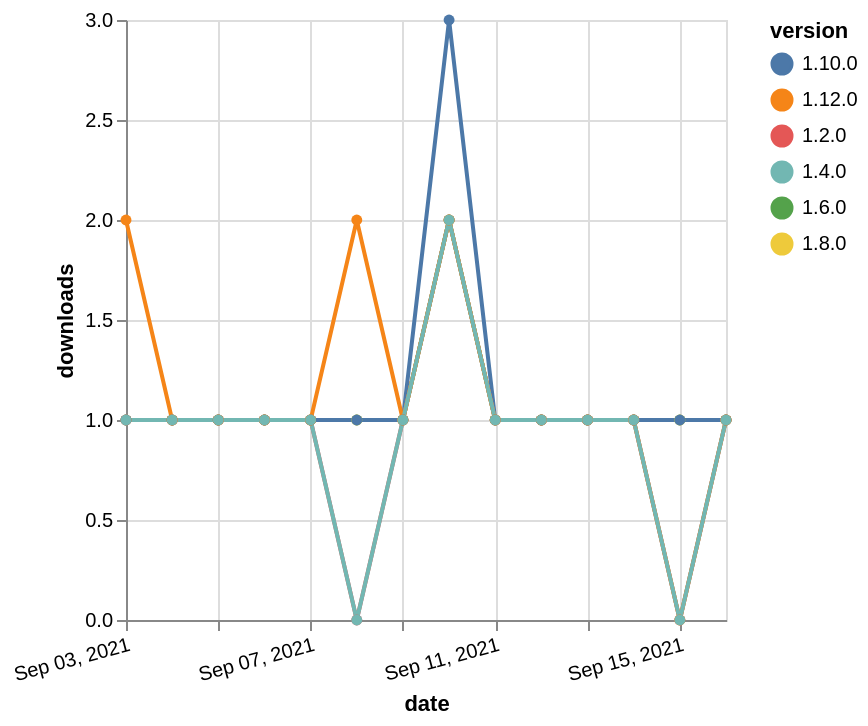

Write the Vega-Lite specification saved for this chart.
### Vega-Lite specification from a JSON file in a GitHub repository (floating-point values rounded to 4 significant figures)
{"$schema": "https://vega.github.io/schema/vega-lite/v5.json", "description": "A simple bar chart with embedded data.", "data": {"values": [{"date": "2021-09-03", "total": 194, "delta": 1, "version": "1.6.0"}, {"date": "2021-09-04", "total": 195, "delta": 1, "version": "1.6.0"}, {"date": "2021-09-05", "total": 196, "delta": 1, "version": "1.6.0"}, {"date": "2021-09-06", "total": 197, "delta": 1, "version": "1.6.0"}, {"date": "2021-09-07", "total": 198, "delta": 1, "version": "1.6.0"}, {"date": "2021-09-08", "total": 199, "delta": 1, "version": "1.6.0"}, {"date": "2021-09-09", "total": 200, "delta": 1, "version": "1.6.0"}, {"date": "2021-09-10", "total": 202, "delta": 2, "version": "1.6.0"}, {"date": "2021-09-11", "total": 203, "delta": 1, "version": "1.6.0"}, {"date": "2021-09-12", "total": 204, "delta": 1, "version": "1.6.0"}, {"date": "2021-09-13", "total": 205, "delta": 1, "version": "1.6.0"}, {"date": "2021-09-14", "total": 206, "delta": 1, "version": "1.6.0"}, {"date": "2021-09-15", "total": 207, "delta": 1, "version": "1.6.0"}, {"date": "2021-09-16", "total": 208, "delta": 1, "version": "1.6.0"}, {"date": "2021-09-03", "total": 173, "delta": 1, "version": "1.8.0"}, {"date": "2021-09-04", "total": 174, "delta": 1, "version": "1.8.0"}, {"date": "2021-09-05", "total": 175, "delta": 1, "version": "1.8.0"}, {"date": "2021-09-06", "total": 176, "delta": 1, "version": "1.8.0"}, {"date": "2021-09-07", "total": 177, "delta": 1, "version": "1.8.0"}, {"date": "2021-09-08", "total": 178, "delta": 1, "version": "1.8.0"}, {"date": "2021-09-09", "total": 179, "delta": 1, "version": "1.8.0"}, {"date": "2021-09-10", "total": 181, "delta": 2, "version": "1.8.0"}, {"date": "2021-09-11", "total": 182, "delta": 1, "version": "1.8.0"}, {"date": "2021-09-12", "total": 183, "delta": 1, "version": "1.8.0"}, {"date": "2021-09-13", "total": 184, "delta": 1, "version": "1.8.0"}, {"date": "2021-09-14", "total": 185, "delta": 1, "version": "1.8.0"}, {"date": "2021-09-15", "total": 186, "delta": 1, "version": "1.8.0"}, {"date": "2021-09-16", "total": 187, "delta": 1, "version": "1.8.0"}, {"date": "2021-09-03", "total": 200, "delta": 1, "version": "1.10.0"}, {"date": "2021-09-04", "total": 201, "delta": 1, "version": "1.10.0"}, {"date": "2021-09-05", "total": 202, "delta": 1, "version": "1.10.0"}, {"date": "2021-09-06", "total": 203, "delta": 1, "version": "1.10.0"}, {"date": "2021-09-07", "total": 204, "delta": 1, "version": "1.10.0"}, {"date": "2021-09-08", "total": 205, "delta": 1, "version": "1.10.0"}, {"date": "2021-09-09", "total": 206, "delta": 1, "version": "1.10.0"}, {"date": "2021-09-10", "total": 209, "delta": 3, "version": "1.10.0"}, {"date": "2021-09-11", "total": 210, "delta": 1, "version": "1.10.0"}, {"date": "2021-09-12", "total": 211, "delta": 1, "version": "1.10.0"}, {"date": "2021-09-13", "total": 212, "delta": 1, "version": "1.10.0"}, {"date": "2021-09-14", "total": 213, "delta": 1, "version": "1.10.0"}, {"date": "2021-09-15", "total": 214, "delta": 1, "version": "1.10.0"}, {"date": "2021-09-16", "total": 215, "delta": 1, "version": "1.10.0"}, {"date": "2021-09-03", "total": 251, "delta": 1, "version": "1.2.0"}, {"date": "2021-09-04", "total": 252, "delta": 1, "version": "1.2.0"}, {"date": "2021-09-05", "total": 253, "delta": 1, "version": "1.2.0"}, {"date": "2021-09-06", "total": 254, "delta": 1, "version": "1.2.0"}, {"date": "2021-09-07", "total": 255, "delta": 1, "version": "1.2.0"}, {"date": "2021-09-08", "total": 255, "delta": 0, "version": "1.2.0"}, {"date": "2021-09-09", "total": 256, "delta": 1, "version": "1.2.0"}, {"date": "2021-09-10", "total": 258, "delta": 2, "version": "1.2.0"}, {"date": "2021-09-11", "total": 259, "delta": 1, "version": "1.2.0"}, {"date": "2021-09-12", "total": 260, "delta": 1, "version": "1.2.0"}, {"date": "2021-09-13", "total": 261, "delta": 1, "version": "1.2.0"}, {"date": "2021-09-14", "total": 262, "delta": 1, "version": "1.2.0"}, {"date": "2021-09-15", "total": 262, "delta": 0, "version": "1.2.0"}, {"date": "2021-09-16", "total": 263, "delta": 1, "version": "1.2.0"}, {"date": "2021-09-03", "total": 134, "delta": 2, "version": "1.12.0"}, {"date": "2021-09-04", "total": 135, "delta": 1, "version": "1.12.0"}, {"date": "2021-09-05", "total": 136, "delta": 1, "version": "1.12.0"}, {"date": "2021-09-06", "total": 137, "delta": 1, "version": "1.12.0"}, {"date": "2021-09-07", "total": 138, "delta": 1, "version": "1.12.0"}, {"date": "2021-09-08", "total": 140, "delta": 2, "version": "1.12.0"}, {"date": "2021-09-09", "total": 141, "delta": 1, "version": "1.12.0"}, {"date": "2021-09-10", "total": 143, "delta": 2, "version": "1.12.0"}, {"date": "2021-09-11", "total": 144, "delta": 1, "version": "1.12.0"}, {"date": "2021-09-12", "total": 145, "delta": 1, "version": "1.12.0"}, {"date": "2021-09-13", "total": 146, "delta": 1, "version": "1.12.0"}, {"date": "2021-09-14", "total": 147, "delta": 1, "version": "1.12.0"}, {"date": "2021-09-15", "total": 147, "delta": 0, "version": "1.12.0"}, {"date": "2021-09-16", "total": 148, "delta": 1, "version": "1.12.0"}, {"date": "2021-09-03", "total": 201, "delta": 1, "version": "1.4.0"}, {"date": "2021-09-04", "total": 202, "delta": 1, "version": "1.4.0"}, {"date": "2021-09-05", "total": 203, "delta": 1, "version": "1.4.0"}, {"date": "2021-09-06", "total": 204, "delta": 1, "version": "1.4.0"}, {"date": "2021-09-07", "total": 205, "delta": 1, "version": "1.4.0"}, {"date": "2021-09-08", "total": 205, "delta": 0, "version": "1.4.0"}, {"date": "2021-09-09", "total": 206, "delta": 1, "version": "1.4.0"}, {"date": "2021-09-10", "total": 208, "delta": 2, "version": "1.4.0"}, {"date": "2021-09-11", "total": 209, "delta": 1, "version": "1.4.0"}, {"date": "2021-09-12", "total": 210, "delta": 1, "version": "1.4.0"}, {"date": "2021-09-13", "total": 211, "delta": 1, "version": "1.4.0"}, {"date": "2021-09-14", "total": 212, "delta": 1, "version": "1.4.0"}, {"date": "2021-09-15", "total": 212, "delta": 0, "version": "1.4.0"}, {"date": "2021-09-16", "total": 213, "delta": 1, "version": "1.4.0"}]}, "width": "container", "mark": {"type": "line", "point": {"filled": true}}, "encoding": {"x": {"field": "date", "type": "temporal", "timeUnit": "yearmonthdate", "title": "date", "axis": {"labelAngle": -15}}, "y": {"field": "delta", "type": "quantitative", "title": "downloads"}, "color": {"field": "version", "type": "nominal"}, "tooltip": {"field": "delta"}}}
